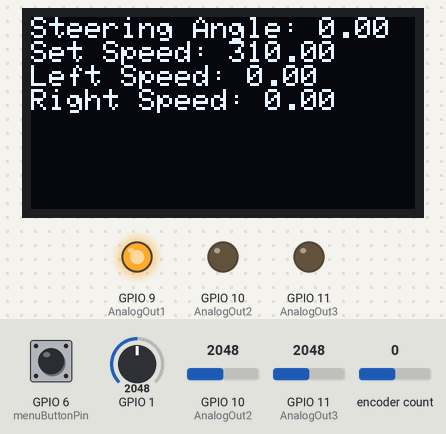
Simulated run of this sketch. Board: ESP32-S3. On the bench: 128×64 one-colour display, output pins drawn as LEDs (lit = HIGH). Inputs (shaded band) come from the test bench; at power-on: GPIO 10 (AnalogOut2) = 2048, GPIO 11 (AnalogOut3) = 2048, GPIO 1 = 2048, GPIO 6 (menuButtonPin) HIGH, encoder count 0.

Above: at 1.2 s.
1.3 s: GPIO 10 (AnalogOut2) set to 1791
2.8 s: GPIO 10 (AnalogOut2) set to 1724
4.3 s: GPIO 11 (AnalogOut3) set to 1828
5.8 s: GPIO 11 (AnalogOut3) set to 1704
7.3 s: GPIO 1 set to 160
At 7.8 s:
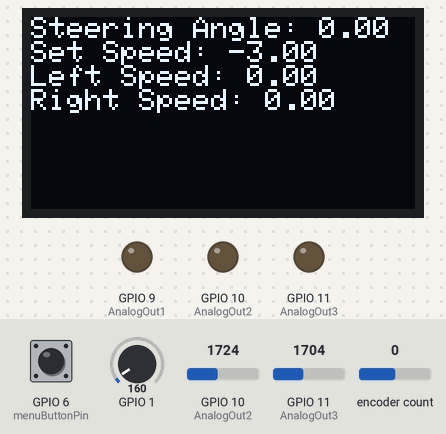
8.9 s: GPIO 11 (AnalogOut3) set to 1228
At 9.1 s:
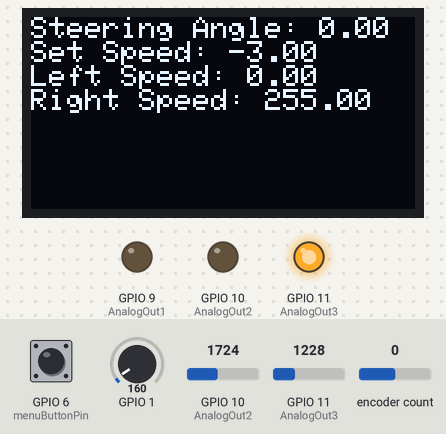
Timing chart, 0 to 11.6 s (numbered marks = the images above; inputs shaded):
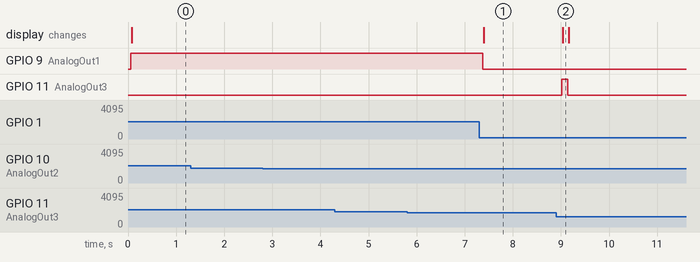

The sketch:

SmartDiffRacer.ino
```cpp
#include <Encoder.h>
#include <Wire.h>
#include <Adafruit_GFX.h>
#include <Adafruit_SSD1306.h>
#include <PID_v1.h>

#define SCREEN_WIDTH 128
#define SCREEN_HEIGHT 64
#define OLED_RESET    -1
Adafruit_SSD1306 display(SCREEN_WIDTH, SCREEN_HEIGHT, &Wire, OLED_RESET);

// Encoder and control variables
Encoder steeringEncoder(2, 3);
volatile long steeringAnglePosition = 0;

// PID Variables
double setPoint; // Desired speed
double inputL, inputR; // Current speed for left and right motors
double outputL, outputR; // PID output for left and right motors

// PID setup
PID pidLeft(&inputL, &outputL, &setPoint, 2.0, 5.0, 1.0, DIRECT);
PID pidRight(&inputR, &outputR, &setPoint, 2.0, 5.0, 1.0, DIRECT);

const int menuButtonPin = 6; // Button pin for menu encoder
volatile bool menuButtonPressed = false;
unsigned long lastButtonPress = 0; // For debouncing

// Motor Pins
const int AnalogOut1 = 9; // Front wheel motor
const int AnalogOut2 = 10; // Left rear motor
const int AnalogOut3 = 11; // Right rear motor

void initDisplay() {
    if (!display.begin(SSD1306_SWITCHCAPVCC, 0x3C)) {
        Serial.println("SSD1306 allocation failed");
        for (;;);
    }
    display.clearDisplay();
    display.display();
}

// ISR for menu button press
void IRAM_ATTR handleMenuButton() {
    unsigned long currentTime = millis();
    if (currentTime - lastButtonPress > 200) {  // Debounce 200ms
        menuButtonPressed = true;
        lastButtonPress = currentTime;
    }
}

void setup() {
    Serial.begin(115200);
    pinMode(menuButtonPin, INPUT_PULLUP);

    // Attach interrupts
    attachInterrupt(digitalPinToInterrupt(menuButtonPin), handleMenuButton, FALLING);

    // Initialize PID
    pidLeft.SetMode(AUTOMATIC);
    pidRight.SetMode(AUTOMATIC);

    initDisplay();
}

void loop() {
    // Read steering angle
    long steeringAngle = steeringEncoder.read();
    float steeringAngleRad = map(steeringAngle, -500, 500, -M_PI, M_PI); // Convert to radians

    // Read throttle input from analog pin
    int analogSpeed = analogRead(A0);
    setPoint = map(analogSpeed, 179, 780, 0, 100); // Scale to percentage

    // Calculate rear wheel speeds using e-diff logic
    float trackWidth = 0.5; // Distance between rear wheels in meters
    float r = 1.0 / tan(steeringAngleRad); // Calculate turn radius
    float halfTrack = trackWidth / 2;

    // Calculate speeds for left and right rear wheels
    double vRight = ((r + halfTrack) / r) * setPoint;
    double vLeft = ((r - halfTrack) / r) * setPoint;

    // Constrain speeds
    vRight = constrain(vRight, 0, 100);
    vLeft = constrain(vLeft, 0, 100);

    // Update PID input for both motors
    inputL = analogRead(AnalogOut2); // Read current speed for left wheel
    inputR = analogRead(AnalogOut3); // Read current speed for right wheel

    // Compute PID outputs
    pidLeft.Compute();
    pidRight.Compute();

    // Write outputs to motors
    analogWrite(AnalogOut2, map(outputL, 0, 100, 0, 255)); // Left rear motor
    analogWrite(AnalogOut3, map(outputR, 0, 100, 0, 255)); // Right rear motor

    // Front motor speed control
    analogWrite(AnalogOut1, map(setPoint, 0, 100, 0, 255)); // Front wheel motor

    // Display current status
    display.clearDisplay();
    display.setTextSize(1);
    display.setTextColor(SSD1306_WHITE);
    display.setCursor(0, 0);
    display.print("Steering Angle: ");
    display.println(steeringAngleRad);
    display.print("Set Speed: ");
    display.println(setPoint);
    display.print("Left Speed: ");
    display.println(outputL);
    display.print("Right Speed: ");
    display.println(outputR);
    display.display();

    // Delay for stability
    delay(100);
}
```

Measured:
- after the input at 1.3 s, every drawn part: stays the same
- after the input at 2.8 s, every drawn part: stays the same
- after the input at 4.3 s, every drawn part: stays the same
- after the input at 5.8 s, every drawn part: stays the same
- after the input at 7.3 s, GPIO 9 (AnalogOut1): HIGH → LOW after 0.07 s; the display: changes after 0.10 s (image 1)
- after the input at 8.9 s, GPIO 11 (AnalogOut3): LOW → HIGH after 0.12 s, → LOW 0.13 s later; the display: changes after 0.14 s (image 2)
